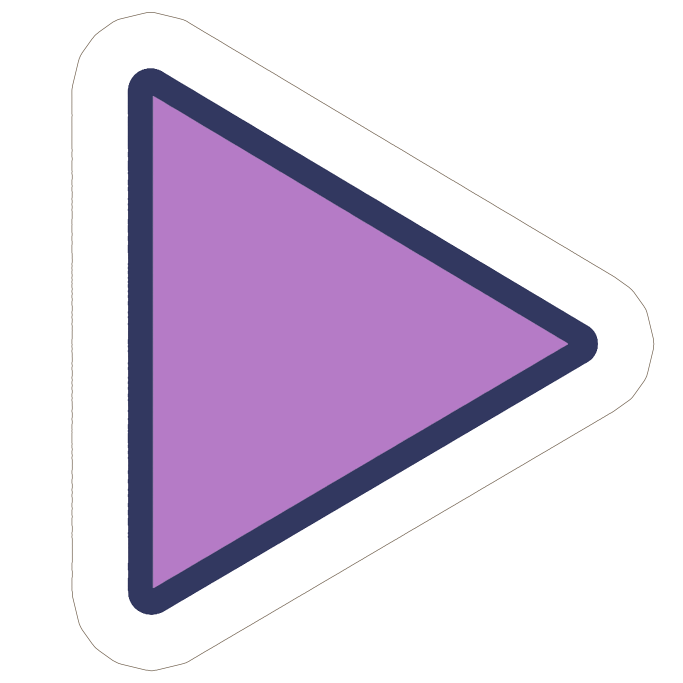
#> input picture graphics/stickers/Play.png, 2048 x 2048 px (shown at 1/3 size)
$ python extract_play_icon.py
#> lines starting #> are read from the running program, lines starting #| are printed output that depends on the picture; after the words box and inside, x2 and y2 are one past the last pixel; in counts of white or black regions, pixels touching at a corner belong together
#!/usr/bin/env python3
# -*- coding: utf-8 -*-
"""
-Gentle Adventures - extract_play_icon.py app-icon extraction
-The play sticker became our face, and the window learnt to wear it, For Enjoying
-Built using a single shared braincell by Yours Truly and various Intelligences
"""

# Author-time one-shot, not a runtime module — run it by hand from the GA repo
# root after the play sticker source is refreshed. GA reuses the same Play
# sticker the rest of the family uses (the shared Iconic master lands here via
# a one-way copy into graphics/stickers/Play.png); this turns that source into
# GA's brand mark. The pipeline mirrors Intricate's extract_play_icon.py:
# largest-component cleanup -> white-matte defringe on semi-transparent edges
# -> trim + square + 1024 resize -> PNG + multi-res ICO. The ICO is what
# build.py bakes into Gentle Adventures.exe via --icon (Images/Icons/playIcon.ico),
# and what main.py / main_window.py load for the window, taskbar and systray.

from PIL import Image
import numpy as np
from scipy.ndimage import label
from pathlib import Path

ROOT = Path(__file__).resolve().parent.parent
src = Image.open(ROOT / "graphics" / "stickers" / "Play.png").convert("RGBA")
#> src is the input picture: PIL image 2048x2048 RGBA; mean R, G, B, A 176.1, 158.6, 172.6, 132.7
arr = np.array(src, dtype=np.float32)
r, g, b, a = arr[:, :, 0], arr[:, :, 1], arr[:, :, 2], arr[:, :, 3]
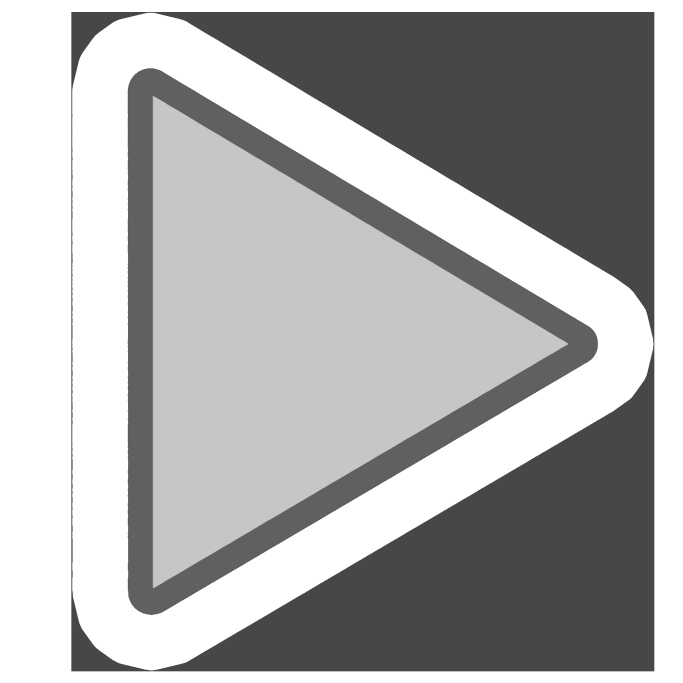
#> b: shape (2048, 2048) float32 (shown at 1/3 size); min 65, max 255, mean 172.6
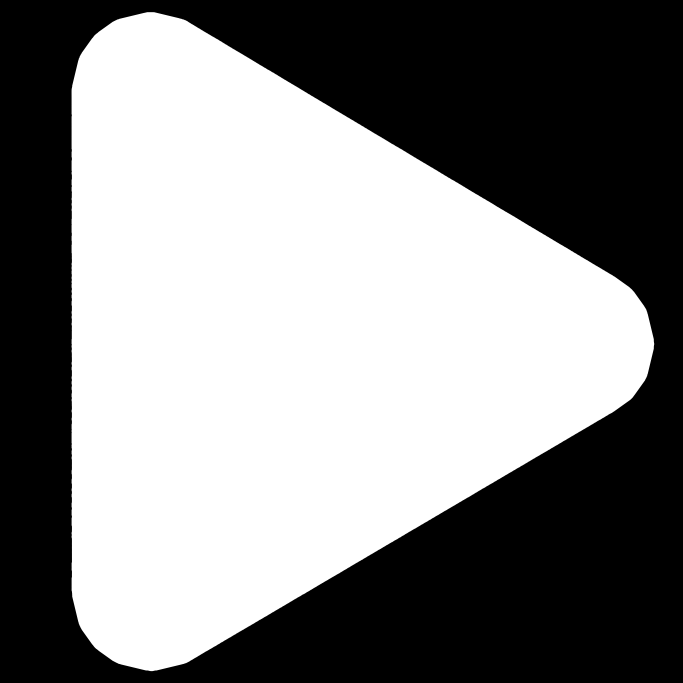
#> a: shape (2048, 2048) float32 (shown at 1/3 size); min 0, max 255, mean 132.7

# ── Keep largest connected component (kills stray dots) ──────────────
alpha_mask = a > 0
#> alpha_mask: shape (2048, 2048) bool; 52.1% white; 1 black region, box (x1, y1, x2, y2) and area: (0, 0, 2048, 2048) 2009130
labeled, n = label(alpha_mask)
#> n = 1
if n > 0:
    sizes = np.bincount(labeled.ravel())
#> sizes = [2009130, 2185174]
    sizes[0] = 0
    biggest = sizes.argmax()
#> biggest = 1
    a[labeled != biggest] = 0
    arr[:, :, 3] = a

# ── Defringe against white matte ─────────────────────────────────────
# Anti-aliased edge pixels carry baked-in white from the source matte.
# Reverse the compositing math:  actual = (observed - 255*(1-α)) / α.
# Solid interior pixels (α=255) are left alone.
alpha_norm = np.clip(a / 255.0, 0.001, 1.0)
semi_transparent = (a > 0) & (a < 250)
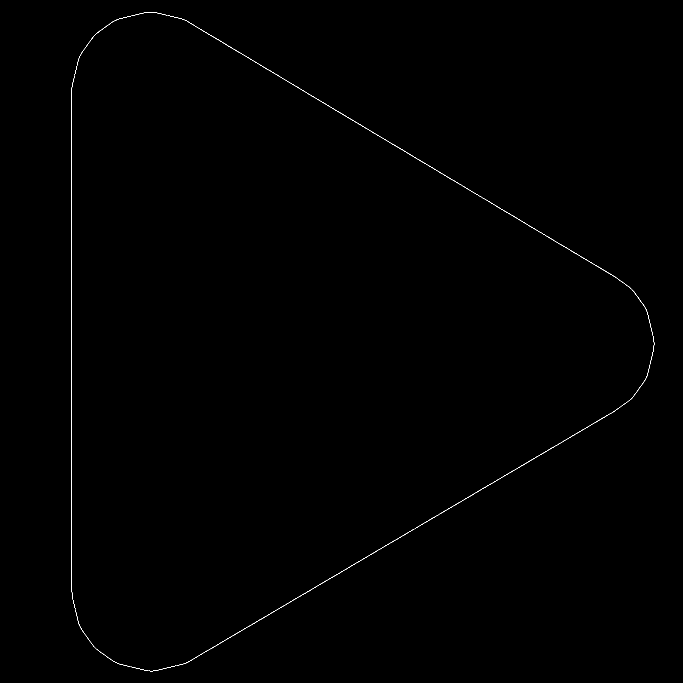
#> semi_transparent: shape (2048, 2048) bool (shown at 1/3 size); 0.14% white in thin lines or dots, all inside (x1, y1, x2, y2) = (214, 36, 1963, 2014)
for ch in range(3):
    original = arr[:, :, ch]
    decontaminated = (original - 255.0 * (1.0 - alpha_norm)) / alpha_norm
    arr[:, :, ch] = np.where(semi_transparent, np.clip(decontaminated, 0, 255), original)
#> this loop made 3 passes
#> pass 1, `decontaminated = (original - 255.0 * (1.0 - alpha_norm)) / alpha_norm`:
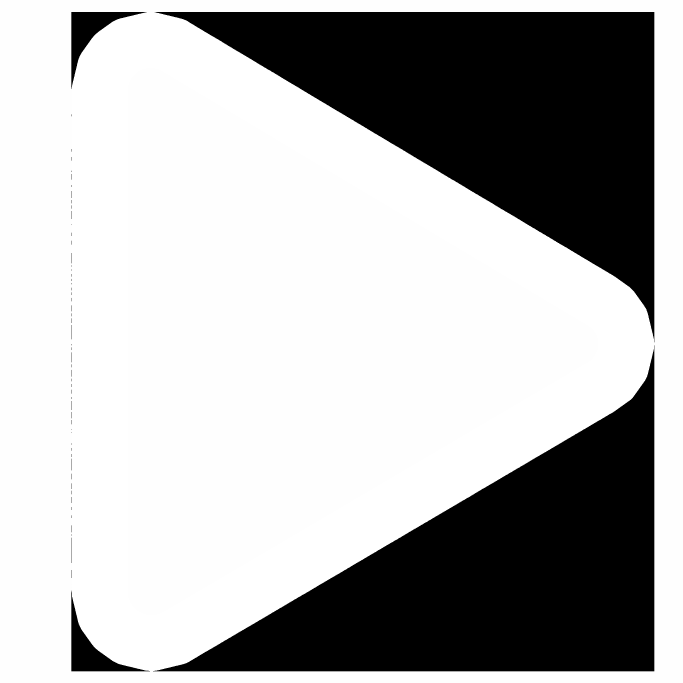
#> decontaminated: shape (2048, 2048) float32 (shown at 1/3 size); min -147745, max 255, mean -44746.5; drawn with min black and max white

result = Image.fromarray(arr.astype(np.uint8))

# Trim transparent edges
bbox = result.getbbox()
#> bbox = (214, 36, 1963, 2014)
if bbox:
    result = result.crop(bbox)
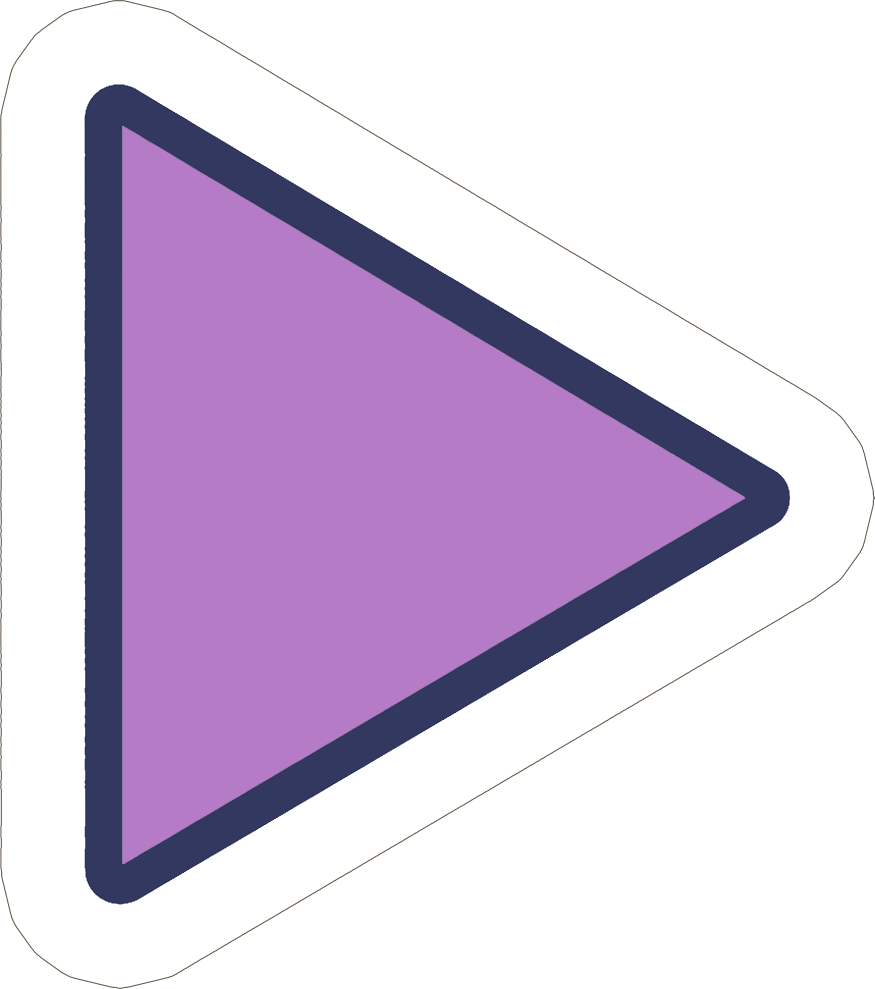
#> result: PIL image 1749x1978 RGBA (shown at 1/2 size); mean R, G, B, A 159.1, 138, 155, 160.8; transparent parts drawn white

# Square with slight padding
cw, ch_px = result.size
#> cw = 1749; ch_px = 1978
side = int(max(cw, ch_px) * 1.1)
#> side = 2175
square = Image.new("RGBA", (side, side), (0, 0, 0, 0))
#> square: PIL image 2175x2175 RGBA; every value is 0
square.paste(result, ((side - cw) // 2, (side - ch_px) // 2))

# Resize to 1024
out = square.resize((1024, 1024), Image.LANCZOS)
icons_dir = ROOT / "Images" / "Icons"
out.save(icons_dir / "playIcon.png")

# Verify: composite on dark node background (same backdrop the family checks against)
verify_dir = ROOT / "Documents" / "Data" / "Icon Pipeline"
verify_dir.mkdir(parents=True, exist_ok=True)
dark_bg = Image.new("RGBA", (1024, 1024), (45, 52, 54, 255))
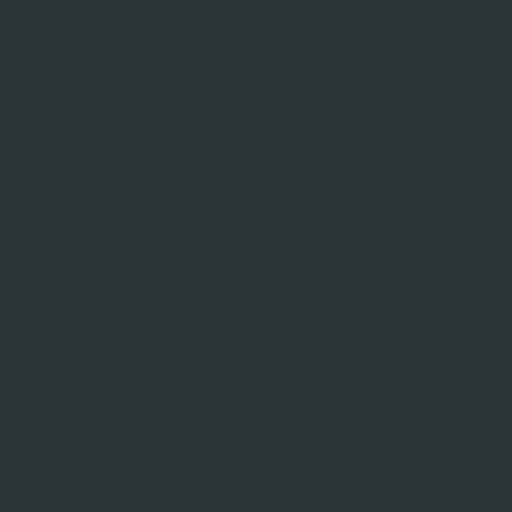
#> dark_bg: PIL image 1024x1024 RGBA (shown at 1/2 size); mean R, G, B, A 45, 52, 54, 255
dark_bg.paste(out, (0, 0), out)
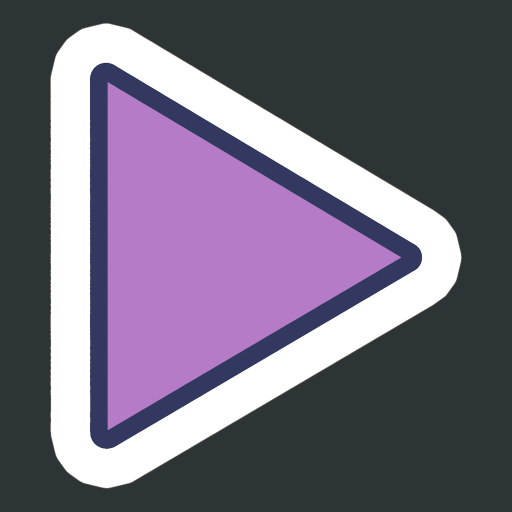
#> dark_bg: PIL image 1024x1024 RGBA (shown at 1/2 size); mean R, G, B, A 111.8, 104.7, 123.2, 254.9; transparent parts drawn white
dark_bg.save(verify_dir / "_verify_play_dark.png")

# Multi-resolution ICO (what build.py bakes into the .exe)
sizes = [16, 24, 32, 48, 64, 128, 256]
out.save(icons_dir / "playIcon.ico", format="ICO", sizes=[(s, s) for s in sizes])
print(f"Extracted GA play brand mark {cw}x{ch_px} -> 1024x1024 png + ico")
#| Extracted GA play brand mark 1749x1978 -> 1024x1024 png + ico
